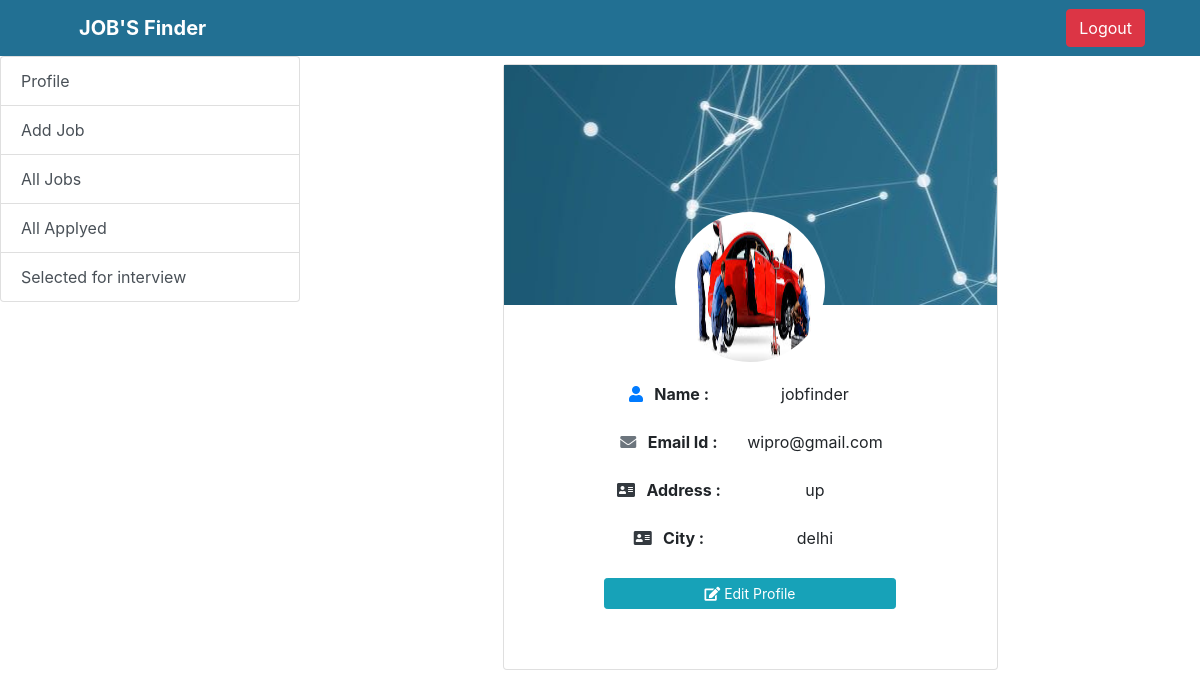
Page /owner_profile (signed in) on the committed database.
### jobs/models.py (models this page shows, shortened)
class CompanyeeDetails(models.Model):
    com_id = models.AutoField(primary_key=True)
    user = models.ForeignKey(settings.AUTH_USER_MODEL,on_delete=models.CASCADE)
    com_name = models.CharField(max_length=200)
    com_email = models.EmailField()
    com_logo = models.ImageField(upload_to = 'media/')
    com_city = models.CharField(max_length=200)
    com_address = models.CharField(max_length=200)

### jobs/views.py (the view)
# urls.py: path('owner_profile',OwnerProfile.as_view(),name="owner_profile"),
class OwnerProfile(LoginRequiredMixin,View):
    def get(self,request):
        data = {"owner_profile":CompanyeeDetails.objects.get(user=request.user)}
        return render(request,'owner/profile.html',data)

### templates/owner/profile.html
{% extends 'owner/base.html' %}
{% block content %}
<div class="col-lg-7 mx-auto mt-2">
    <div class="card text-center">
        {% load static %}
        <div class="test" style="background-image: url({% static 'bgimg.jpg' %});width:100%; height:30vh; background-repeat: no-repeat;background-position: center;"></div>
        <div class="card-body">
            <img src="{{ owner_profile.com_logo.url }}" style="margin-top:-25%; border-radius:100px; width:150px; height:150px;">
            <div class="row">
                <div class="col-lg-8 mx-auto mt-2">
                    <table class="table table-borderless  ">
                        <tr>
                            <th><i class="fas fa-user text-primary"></i>&nbsp;&nbsp; Name : </th>
                            <td>{{ owner_profile.user }}</td>
                        </tr>
                        <tr>
                            <th><i class="fas fa-envelope text-secondary"></i>&nbsp;&nbsp; Email Id :  </th>
                            <td>{{ owner_profile.com_email }}</td>
                        </tr>
                        <tr>
                            <th><i class="fas fa-address-card text-dark"></i>&nbsp;&nbsp;  Address : </th>
                            <td>{{ owner_profile.com_address }}</td>
                        </tr>
                        <tr>
                            <th><i class="fas fa-address-card text-dark"></i>&nbsp;&nbsp; City : </th>
                            <td>{{ owner_profile.com_city }}</td>
                        </tr>
                    </table>
                    <a href="{% url 'company_detail_update' owner_profile.com_id %}" class="btn btn-sm btn-info mt-3 mb-3 btn-block shadow-none"><i class="fas fa-edit"></i> Edit Profile</a>
                </div>
            </div>
            <br>
        </div>
    </div>
</div><br>
{% endblock %}

### rows in the picture
CompanyeeDetails: com_logo (picture), user "jobfinder", com_email "wipro@gmail.com", com_address "up", com_city "delhi"
